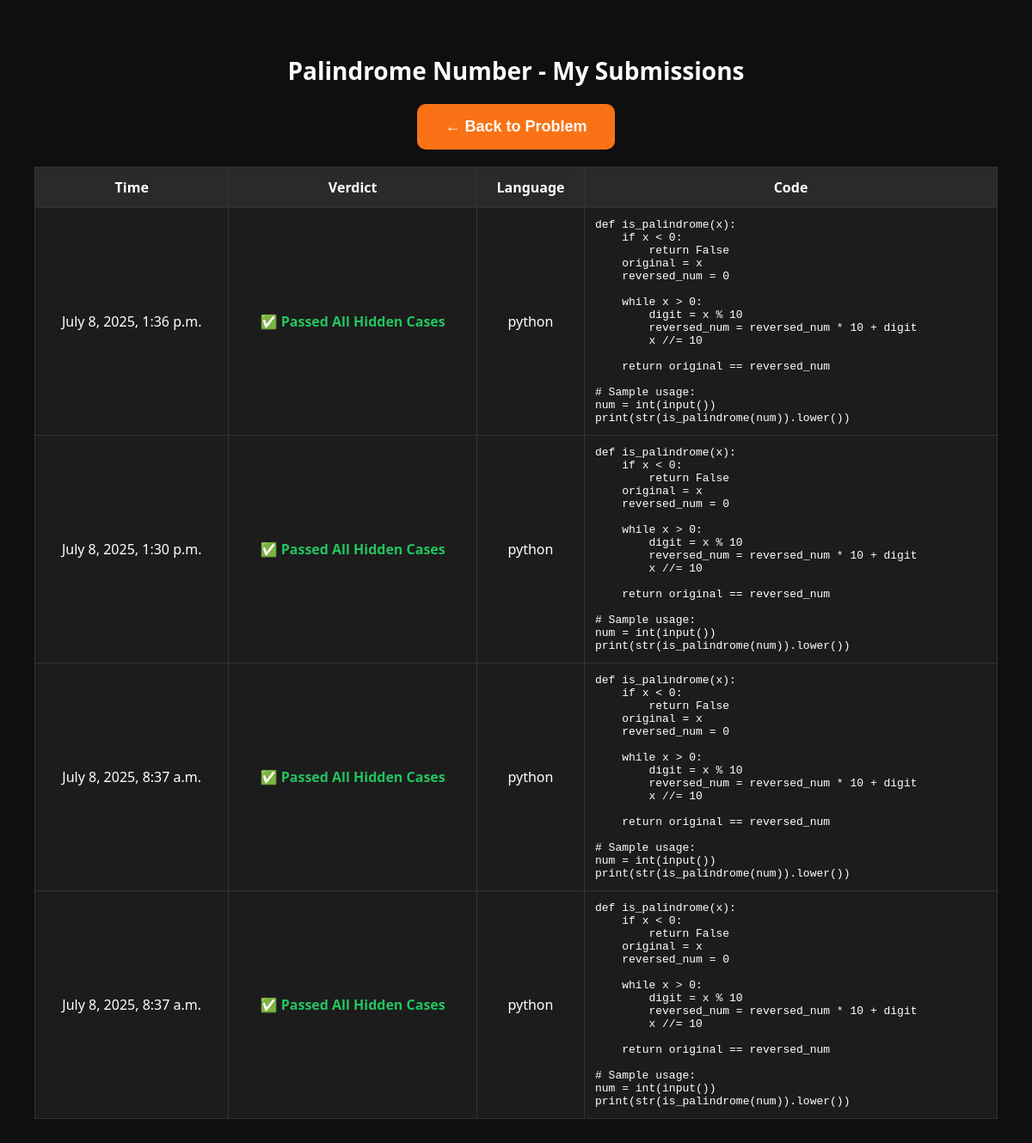
/executor/submissions/2/ (signed in), run on the app's committed database.
### problems/models.py (models this page shows, shortened)
class Problem(models.Model):
    title = models.CharField(max_length=255)
    description = models.TextField()
    sample_input = models.TextField()
    sample_output = models.TextField()
    hidden_test_cases = models.JSONField(default=list)
    constraints = models.TextField(blank=True, null=True)  # Automatically adds current timestamp

### executor/models.py (models this page shows, shortened)
class Submission(models.Model):
    user = models.ForeignKey(settings.AUTH_USER_MODEL, on_delete=models.CASCADE)  # ✅ Fixed here
    problem = models.ForeignKey(Problem, on_delete=models.CASCADE, related_name='submissions')
    code = models.TextField()
    language = models.CharField(max_length=20)
    verdict = models.CharField(max_length=50)
    created_at = models.DateTimeField(auto_now_add=True)

### executor/views.py (the view)
# urls.py: path('submissions/<int:problem_id>/', views.problem_submissions_view, name='problem_submissions'),
@login_required
def problem_submissions_view(request, problem_id):
    problem = get_object_or_404(Problem, pk=problem_id)
    submissions = Submission.objects.filter(user=request.user, problem=problem).order_by('-created_at')
    already_done = UserSolvedProblem.objects.filter(user=request.user, problem=problem).exists()
    return render(request, 'executor/problem_submissions.html', {
        'problem': problem,
        'submissions': submissions,
        'already_done': already_done,
    })

### executor/templates/executor/problem_submissions.html (shortened to what this page needs)
<!DOCTYPE html>
<html>
<head>
</head>
<body>
    <h2>{{ problem.title }} - My Submissions</h2>
    <div style="text-align: center; margin-top: 10px;">
    <a href="{% url 'html-code-run' %}?problem_id={{ problem.id }}">
        <button class="back-btn">← Back to Problem</button>
    </a>
    </div>
    <table>
        <tr>
            <th>Time</th>
            <th>Verdict</th>
            <th>Language</th>
            <th>Code</th>
        </tr>
        {% for submission in submissions %}
        <tr>
            <td>{{ submission.created_at }}</td>
            <td>
                {% if "Passed All Hidden Cases" in submission.verdict or submission.verdict|slice:":1" == "✅" %}
                    <span class="success">{{ submission.verdict }}</span>
                {% else %}
                    <span class="fail">{{ submission.verdict }}</span>
                {% endif %}
            </td>
            <td>{{ submission.language }}</td>
            <td><pre>{{ submission.code }}</pre></td>
        </tr>
        {% empty %}
        <tr>
            <td colspan="4">No submissions yet.</td>
        </tr>
        {% endfor %}
    </table>
</body>
</html>

### executor/templates/executor/problem_submissions.html (style rules this page uses)
body { background-color: #0f0f0f; color: #fff; font-family: 'Segoe UI', Tahoma, Geneva, Verdana, sans-serif; margin: 0; padding: 40px; }
h2 { font-size: 28px; text-align: center; margin-bottom: 20px; }
table { width: 100%; margin-top: 20px; border-collapse: collapse; background-color: #1c1c1c; }
table, th, td { border: 1px solid #333; }
th, td { padding: 12px; text-align: center; color: white; }
th { background-color: #2a2a2a; }
pre { text-align: left; white-space: pre-wrap; word-wrap: break-word; margin: 0; }
.success { color: #22c55e; font-weight: bold; }
.back-btn { background-color: #f97316; color: white; padding: 16px 32px; border: none; border-radius: 10px; cursor: pointer; font-size: 18px; font-weight: bold; transition: background-color 0.3s; }

### data on the page
Problem: title "Palindrome Number"
Submission: created_at "July 8, 2025, 1:36 p.m.", verdict "✅ Passed All Hidden Cases", language "python", code "def is_palindrome(x): if x < 0: return False original = x reversed_num = 0 while x > 0: digit = x % 10 reversed_num = reversed_num * 10 + digit x //= 10 return original == reversed_num # Sample usage: num = int(input()) print(str(is_palindrome(num)).lower())"
Submission: created_at "July 8, 2025, 1:30 p.m.", verdict "✅ Passed All Hidden Cases", language "python", code "def is_palindrome(x): if x < 0: return False original = x reversed_num = 0 while x > 0: digit = x % 10 reversed_num = reversed_num * 10 + digit x //= 10 return original == reversed_num # Sample usage: num = int(input()) print(str(is_palindrome(num)).lower())"
Submission: created_at "July 8, 2025, 8:37 a.m.", verdict "✅ Passed All Hidden Cases", language "python", code "def is_palindrome(x): if x < 0: return False original = x reversed_num = 0 while x > 0: digit = x % 10 reversed_num = reversed_num * 10 + digit x //= 10 return original == reversed_num # Sample usage: num = int(input()) print(str(is_palindrome(num)).lower())"
Submission: created_at "July 8, 2025, 8:37 a.m.", verdict "✅ Passed All Hidden Cases", language "python", code "def is_palindrome(x): if x < 0: return False original = x reversed_num = 0 while x > 0: digit = x % 10 reversed_num = reversed_num * 10 + digit x //= 10 return original == reversed_num # Sample usage: num = int(input()) print(str(is_palindrome(num)).lower())"
